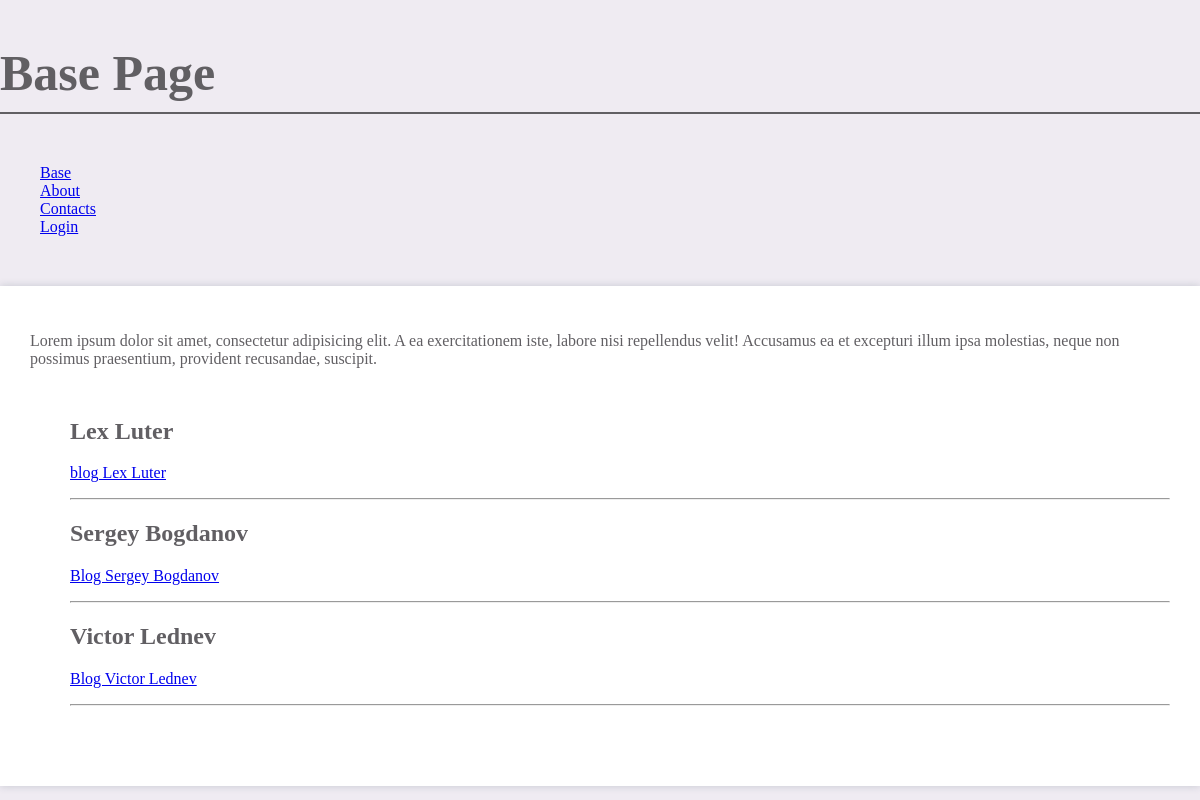
Before: / with the older database file.
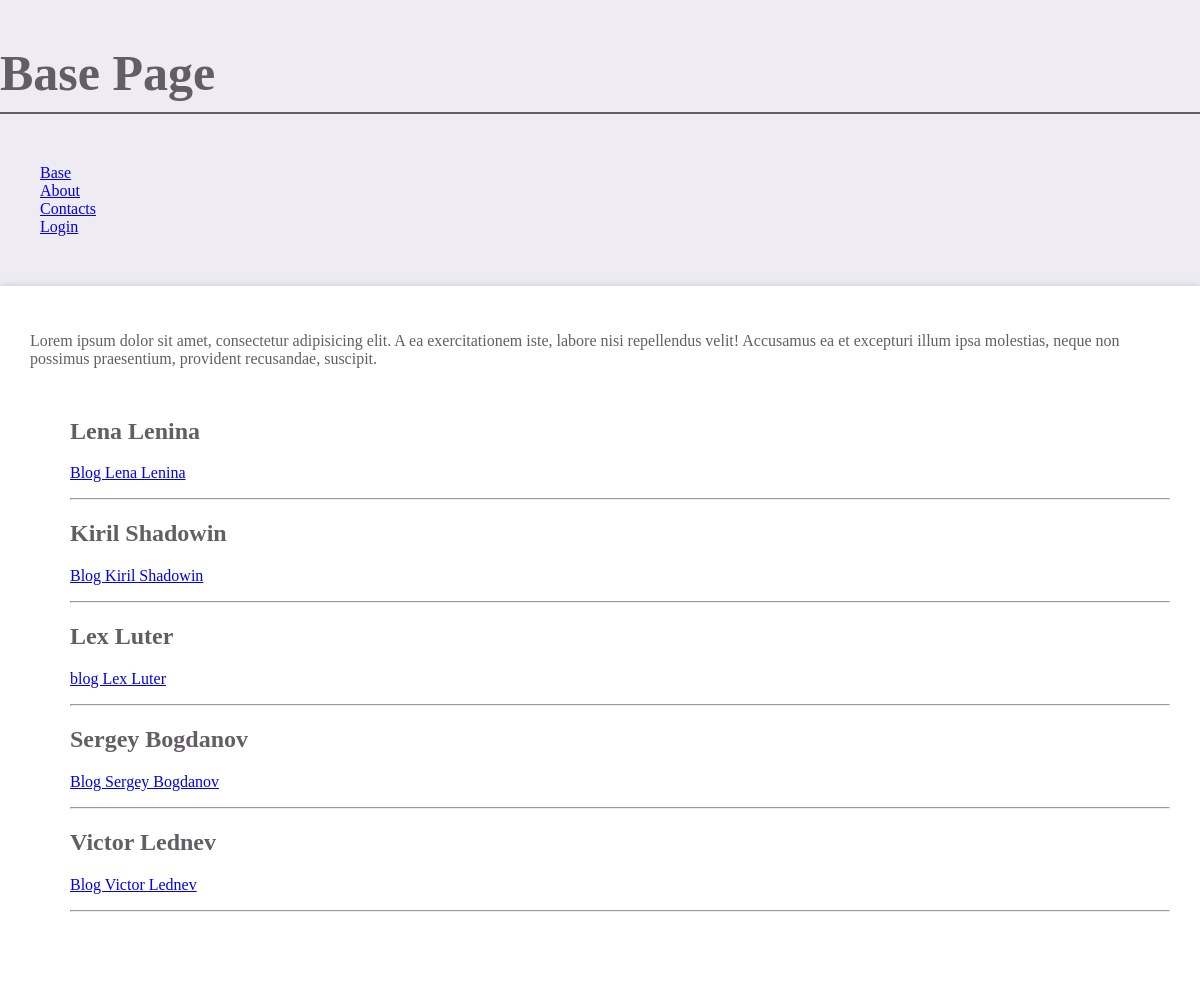
After: the same page with the newer database file.
### base/models.py (models this page shows, shortened)
class Human(models.Model):
    title = models.CharField(max_length=255, verbose_name='Название')
    content = models.TextField(blank=True, verbose_name='Контент')
    photo = models.ImageField(upload_to="photos/%Y/%m/%d/", blank=True, verbose_name='Фото')
    time_create = models.DateTimeField(auto_now_add=True, verbose_name='Дата создания')
    time_update = models.DateTimeField(auto_now=True, verbose_name='Дата изменения')
    is_public = models.BooleanField(default=True, verbose_name='Опубликован')
    cat = models.ForeignKey('Category', on_delete=models.PROTECT, null=True, verbose_name='Категория')
    def get_absolute_url(self):
        return reverse('post', kwargs={'post_id': self.pk})
    class Meta:
        verbose_name = 'Сотрудники'
        verbose_name_plural = 'Сотрудники'
        ordering = ['-time_create', 'title']

### base/views.py (the view)
# urls.py: path('', index, name='home'),
def index(request):
    post_date = Human.objects.all()
    context = {
        'posts': post_date,
        'title': 'Base Page',
        'menu': menu
    }
    return render(request, 'base/index.html', context=context)

### base/templates/base/index.html (shortened to what this page needs)
{% extends 'base/base.html' %}
{% block content %}
<p>
    Lorem ipsum dolor sit amet, consectetur adipisicing elit. A ea exercitationem iste, labore nisi repellendus
    velit! Accusamus ea et excepturi illum ipsa molestias, neque non possimus praesentium, provident recusandae,
    suscipit.
</p>
<ul>
    {% for post in posts %}
    <li>
        <h2>{{post.title}}</h2>
        <p><a href="{{ post.get_absolute_url }}">{{post.content}}</a></p>
        <hr>
    </li>
    {% endfor %}
</ul>
{% endblock %}

### base/templates/base/base.html (shortened to what this page needs)
{% load static %}
<!DOCTYPE html>
<html lang="en">
<head>
    <link type="text/css" rel="stylesheet" href="{% static 'base/css/styles.css' %}">
</head>
<body>
<div>
    <h1>{{title}}</h1>
    <ul>
        {% for item in menu %}
        <li><a href="{% url item.url %}">{{item.title}}</a></li>
        {% endfor %}
    </ul>
</div>
<main>
    {% block content %}
    {% endblock %}
</main>
</body>
</html>

### base/static/base/css/styles.css (style rules this page uses)
body { max-width: 1280px; background-color: #efebf2; margin: 0 auto; color: #615f63; }
ul { margin: 50px 0; }
h1 { font-size: 50px; padding: 10px 0; border-bottom: 2px solid #615f63; }
main { padding: 30px; -webkit-box-shadow: 0px 0px 8px 0px rgba(34, 60, 80, 0.2); -moz-box-shadow: 0px 0px 8px 0px rgba(34, 60, 80, 0.2); box-shadow: 0px 0px 8px 0px rgba(34, 60, 80, 0.2); background-color: #fff; }
li { display: block; }

Changed rows visible on the page:
added Human: title "Lena Lenina", content "Blog Lena Lenina"
added Human: title "Kiril Shadowin", content "Blog Kiril Shadowin"
